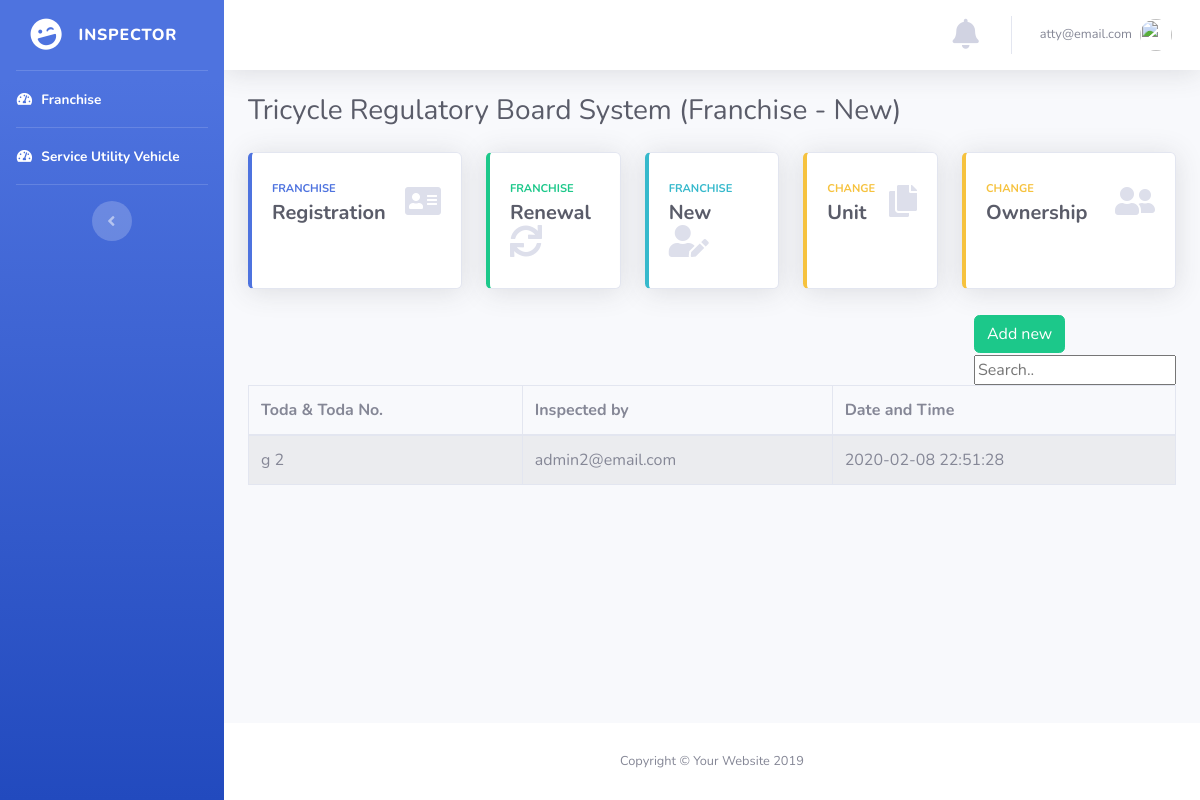
Page /insp/index.php (signed in) on the committed database.
### tables this page shows
CREATE TABLE `inspected` (
  `userid` int(11) NOT NULL,
  `toda_no` varchar(225) NOT NULL,
  `toda` varchar(255) NOT NULL,
  `inspector` varchar(225) NOT NULL,
  `ins_date` text NOT NULL,
  `status` int(6) NOT NULL,
  `seen_status` int(11) NOT NULL DEFAULT '1'
);

### insp/index.php (the view, shortened to what this page needs)
<?php
require ("../database.php");
?>
<!DOCTYPE html>
<html lang="en">
<head>
  <link href="../vendor/fontawesome-free/css/all.min.css" rel="stylesheet" type="text/css">
  <link href="../css/sb-admin-2.min.css" rel="stylesheet">
</head>
<body id="page-top">
  <?php require('navigation.php');  ?>
        <div class="container-fluid">
          <div class="d-sm-flex align-items-center justify-content-between mb-4">
            <h1 class="h3 mb-0 text-gray-800">Tricycle Regulatory Board System (Franchise - New)</h1>
          </div>
          <div class="row">
            <div class="col-xl-3 col-md-6 mb-4">
              <a href="registration.php">
              <div class="card border-left-primary shadow h-100 py-2">
                <div class="card-body">
                  <div class="row no-gutters align-items-center">
                    <div class="col mr-2">
                      <div class="text-xs font-weight-bold text-primary text-uppercase mb-1">Franchise</div>
                      <div class="h5 mb-0 font-weight-bold text-gray-800">Registration</div>
                    </div>
                    <div class="col-auto">
                      <i class="fas fa-address-card fa-2x text-gray-300"></i>
                    </div>
                  </div>
                </div>
              </div>
              </a>
            </div>
            <div class="col-xl-2 col-md-6 mb-4">
              <a href="renewal.php">
              <div class="card border-left-success shadow h-100 py-2">
                <div class="card-body">
                  <div class="row no-gutters align-items-center">
                    <div class="col mr-2">
                      <div class="text-xs font-weight-bold text-success text-uppercase mb-1">FRANCHISE</div>
                      <div class="h5 mb-0 font-weight-bold text-gray-800">Renewal</div>
                    </div>
                    <div class="col-auto">
                      <i class="fas fa-sync fa-2x text-gray-300"></i>
                    </div>
                  </div>
                </div>
              </div>
              </a>
            </div>
            <div class="col-xl-2 col-md-6 mb-4">
              <a href="" data-toggle="modal" data-target="#myModal">
              <div class="card border-left-info shadow h-100 py-2">
                <div class="card-body">
                  <div class="row no-gutters align-items-center">
                    <div class="col mr-2">
                      <div class="text-xs font-weight-bold text-info text-uppercase mb-1">Franchise</div>
                      <div class="row no-gutters align-items-center">
                        <div class="col-auto">
                          <div class="h5 mb-0 mr-3 font-weight-bold text-gray-800">New</div>
                        </div>
                      </div>
                    </div>
                    <div class="col-auto">
                      <i class="fas fa-user-edit fa-2x text-gray-300"></i>
                    </div>
                  </div>
                </div>
              </div>
              </a>
            </div>
            <div class="col-xl-2 col-md-6 mb-4">
              <a href="change_unit.php">
              <div class="card border-left-warning shadow h-100 py-2">
                <div class="card-body">
                  <div class="row no-gutters align-items-center">
                    <div class="col mr-2">
                      <div class="text-xs font-weight-bold text-warning text-uppercase mb-1">Change </div>
                      <div class="h5 mb-0 font-weight-bold text-gray-800">Unit</div>
                    </div>
                    <div class="col-auto">
                      <i class="fas fa-copy fa-2x text-gray-300"></i>
                    </div>
                  </div>
                </div>
              </div>
              </a>
            </div>
          <div class="col-xl-3 col-md-6 mb-4">
            <a href="change_ownership.php">
            <div class="card border-left-warning shadow h-100 py-2">
              <div class="card-body">
                <div class="row no-gutters align-items-center">
                  <div class="col mr-2">
                    <div class="text-xs font-weight-bold text-warning text-uppercase mb-1">Change</div>
                    <div class="h5 mb-0 font-weight-bold text-gray-800"> Ownership</div>
                  </div>
                  <div class="col-auto">
                    <i class="fas fa-user-friends fa-2x text-gray-300"></i>
                  </div>
                </div>
              </div>
            </div>
            </a>
          </div>
</div>
          <div style="float:right;">
          <button style=" margin: 1% 0;" class="btn btn-success" data-toggle="modal" data-target="#myModal">Add new</button>
          <input id="myInput" type="text" placeholder="Search.." style="display: block;">
          </div>
      <?php
      $sql = 'select * from inspected where status = 1';
      $statement = $connection->prepare($sql);
      $statement->execute();
      $packages = $statement->fetchAll(PDO::FETCH_OBJ);
      ?>
      <table class="table table-striped table-bordered table-hover" id="dataTables-example" style="margin-top:1%;">
        <thead>
          <tr>
            <th>Toda & Toda No.</th>
            <th>Inspected by</th>
            <th>Date and Time</th>
          </tr>
        </thead>
        <tbody id="myTable">
          <?php foreach($packages as $package): ?>
            <tr id="<?= $package->user_id; ?>">
              <td data-target="fullname"><?= $package->toda;?>  <?= $package->toda_no;?> </td>
              <td data-target="fullname"> <?= $package->inspector;?> </td>
              <td data-target="fullname"> <?= $package->ins_date;?> </td>
            </tr>
          <?php endforeach; ?>
        </tbody>
      </table>
</div>
</div>
      <footer class="sticky-footer bg-white">
        <div class="container my-auto">
          <div class="copyright text-center my-auto">
            <span>Copyright &copy; Your Website 2019</span>
          </div>
        </div>
      </footer>
    </div>
  </div>
</body>
</html>

### rows in the picture
inspected: toda "g", toda_no "2", inspector "admin2@email.com", ins_date "2020-02-08 22:51:28"

### other values in the picture
$username1 "atty@email.com"
